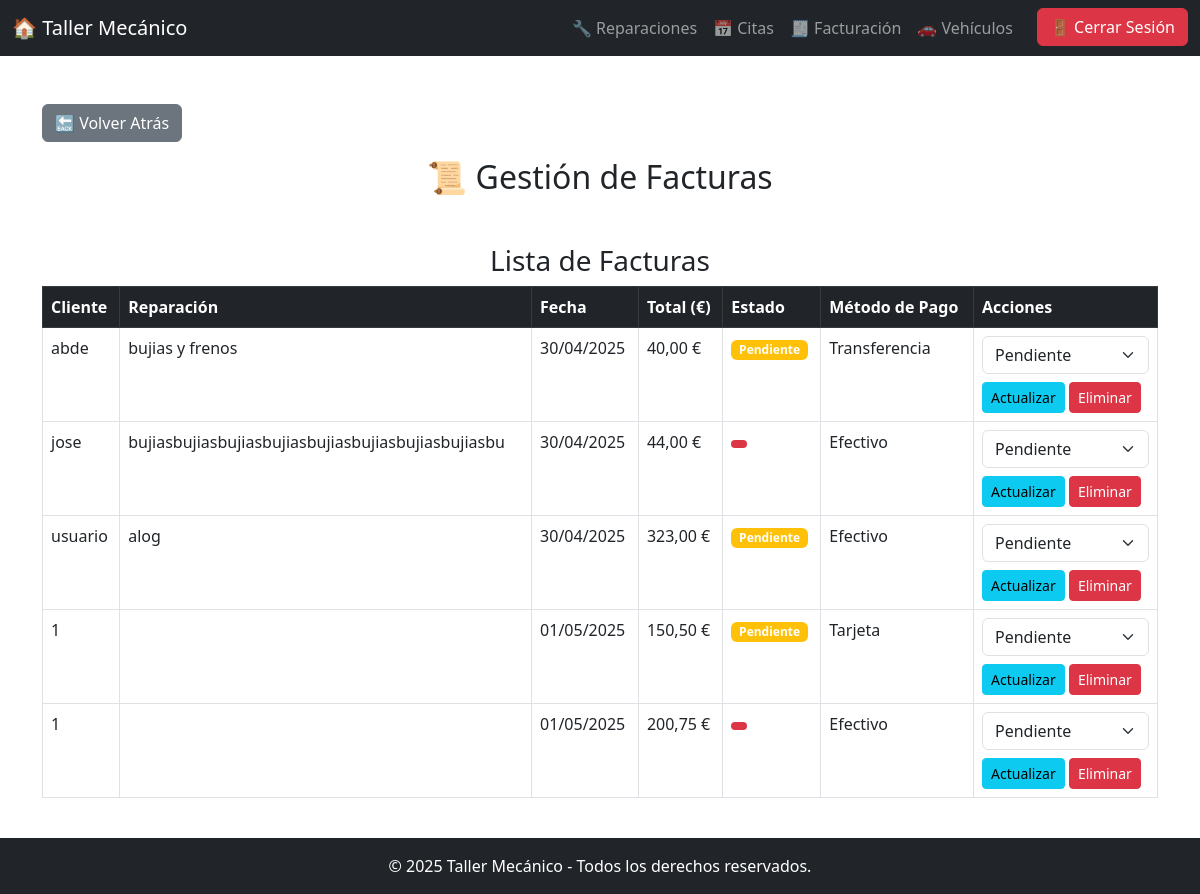
The app's page /taller_mecanico/facturas_admin.php with its own data.
### tables this page shows
CREATE TABLE `facturacion` (
  `ID` int(11) NOT NULL,
  `Usuario_ID` varchar(50) NOT NULL,
  `Reparacion_ID` varchar(50) NOT NULL,
  `Fecha_Emision` timestamp NOT NULL DEFAULT current_timestamp(),
  `Total` decimal(10,2) NOT NULL,
  `Estado` enum('Pendiente','Pagado','Cancelado') DEFAULT 'Pendiente',
  `Metodo_Pago` enum('Efectivo','Tarjeta','Transferencia','Paypal') NOT NULL
);

### taller_mecanico/facturas_admin.php (the view, shortened to what this page needs)
<?php
include 'conexion.php';
$query_facturas = "SELECT * FROM facturacion";
$result_facturas = mysqli_query($conn, $query_facturas);
$facturas = [];
while ($row = mysqli_fetch_assoc($result_facturas)) {
    $facturas[] = $row;
}
?>
<!DOCTYPE html>
<html lang="es">
<head>
    <link rel="stylesheet" href="https://cdn.jsdelivr.net/npm/bootstrap@5.3.0-alpha1/dist/css/bootstrap.min.css">
</head>
<body>
<nav class="navbar navbar-expand-lg navbar-dark bg-dark">
    <div class="container-fluid">
        <a class="navbar-brand" href="index.php">🏠 Taller Mecánico</a>
        <div class="collapse navbar-collapse" id="navbarNav">
            <ul class="navbar-nav ms-auto">
                <li class="nav-item">
                    <a class="nav-link" href="reparaciones.php">🔧 Reparaciones</a>
                </li>
                <li class="nav-item">
                    <a class="nav-link" href="citas.php">📅 Citas</a>
                </li>
                <li class="nav-item">
                    <a class="nav-link" href="facturacion.php">🧾 Facturación</a>
                </li>
                <li class="nav-item">
                    <a class="nav-link" href="vehiculos.php">🚗 Vehículos</a>
                </li>
                <li class="nav-item ms-3">
                    <a href="logout.php" class="btn btn-danger">🚪 Cerrar Sesión</a>
                </li>
            </ul>
        </div>
    </div>
</nav>
<div class="container mt-5">
    <div class="d-flex justify-content-between mb-3">
        <button onclick="history.back()" class="btn btn-secondary">🔙 Volver Atrás</button>
    </div>
    <h2 class="text-center">📜 Gestión de Facturas</h2>
    <h3 class="text-center mt-5">Lista de Facturas</h3>
    <?php if (!empty($facturas)): ?>
        <table class="table table-bordered table-hover">
            <thead class="table-dark">
                <tr>
                    <th>Cliente</th>
                    <th>Reparación</th>
                    <th>Fecha</th>
                    <th>Total (€)</th>
                    <th>Estado</th>
                    <th>Método de Pago</th>
                    <th>Acciones</th>
                </tr>
            </thead>
            <tbody>
                <?php foreach ($facturas as $factura): ?>
                    <tr>
                        <td><?= htmlspecialchars($factura['Usuario_ID']) ?></td>
                        <td><?= htmlspecialchars($factura['Reparacion_ID']) ?></td>
                        <td>
                            <?= isset($factura['Fecha_Emision']) && !empty($factura['Fecha_Emision'])
                                ? date('d/m/Y', strtotime($factura['Fecha_Emision']))
                                : 'Fecha no disponible' ?>
                        </td>
                        <td><?= number_format($factura['Total'], 2, ',', '.') ?> €</td>
                        <td>
                            <span class="badge bg-<?= $factura['Estado'] == 'Pendiente' ? 'warning' : ($factura['Estado'] == 'Pagada' ? 'success' : 'danger') ?>">
                                <?= htmlspecialchars($factura['Estado']) ?>
                            </span>
                        </td>
                        <td><?= htmlspecialchars($factura['Metodo_Pago']) ?></td>
                        <td>
                            <form method="POST" action="facturas_admin.php" style="display:inline;">
                                <select name="estado" class="form-select">
                                    <option value="Pendiente" <?= $factura['Estado'] == 'Pendiente' ? 'selected' : '' ?>>Pendiente</option>
                                </select>
                                <button type="submit" class="btn btn-info btn-sm mt-2">Actualizar</button>
                            </form>
                            <form method="POST" action="facturas_admin.php" style="display:inline;">
                                <button type="submit" class="btn btn-danger btn-sm mt-2" onclick="return confirm('¿Estás seguro de que quieres eliminar esta factura?');">Eliminar</button>
                            </form>
                        </td>
                    </tr>
                <?php endforeach; ?>
            </tbody>
        </table>
    <?php else: ?>
        <div class="alert alert-warning text-center">⚠️ No se encontraron facturas.</div>
    <?php endif; ?>
</div>
</body>
</html>
<?php include 'footer.php'; ?>

### taller_mecanico/footer.php (style rules this page uses)
body { display: flex; flex-direction: column; min-height: 100vh; }
.container { flex: 1; }

### records on screen
facturacion: Usuario_ID "abde", Reparacion_ID "bujias y frenos", Fecha_Emision "30/04/2025", Total "40,00", Estado "Pendiente", Metodo_Pago "Transferencia", estado "Pendiente"
facturacion: Usuario_ID "jose", Reparacion_ID "bujiasbujiasbujiasbujiasbujiasbujiasbujiasbujiasbu", Fecha_Emision "30/04/2025", Total "44,00", Metodo_Pago "Efectivo"
facturacion: Usuario_ID "usuario", Reparacion_ID "alog", Fecha_Emision "30/04/2025", Total "323,00", Estado "Pendiente", Metodo_Pago "Efectivo", estado "Pendiente"
facturacion: Usuario_ID "1", Fecha_Emision "01/05/2025", Total "150,50", Estado "Pendiente", Metodo_Pago "Tarjeta", estado "Pendiente"
facturacion: Usuario_ID "1", Fecha_Emision "01/05/2025", Total "200,75", Metodo_Pago "Efectivo"
